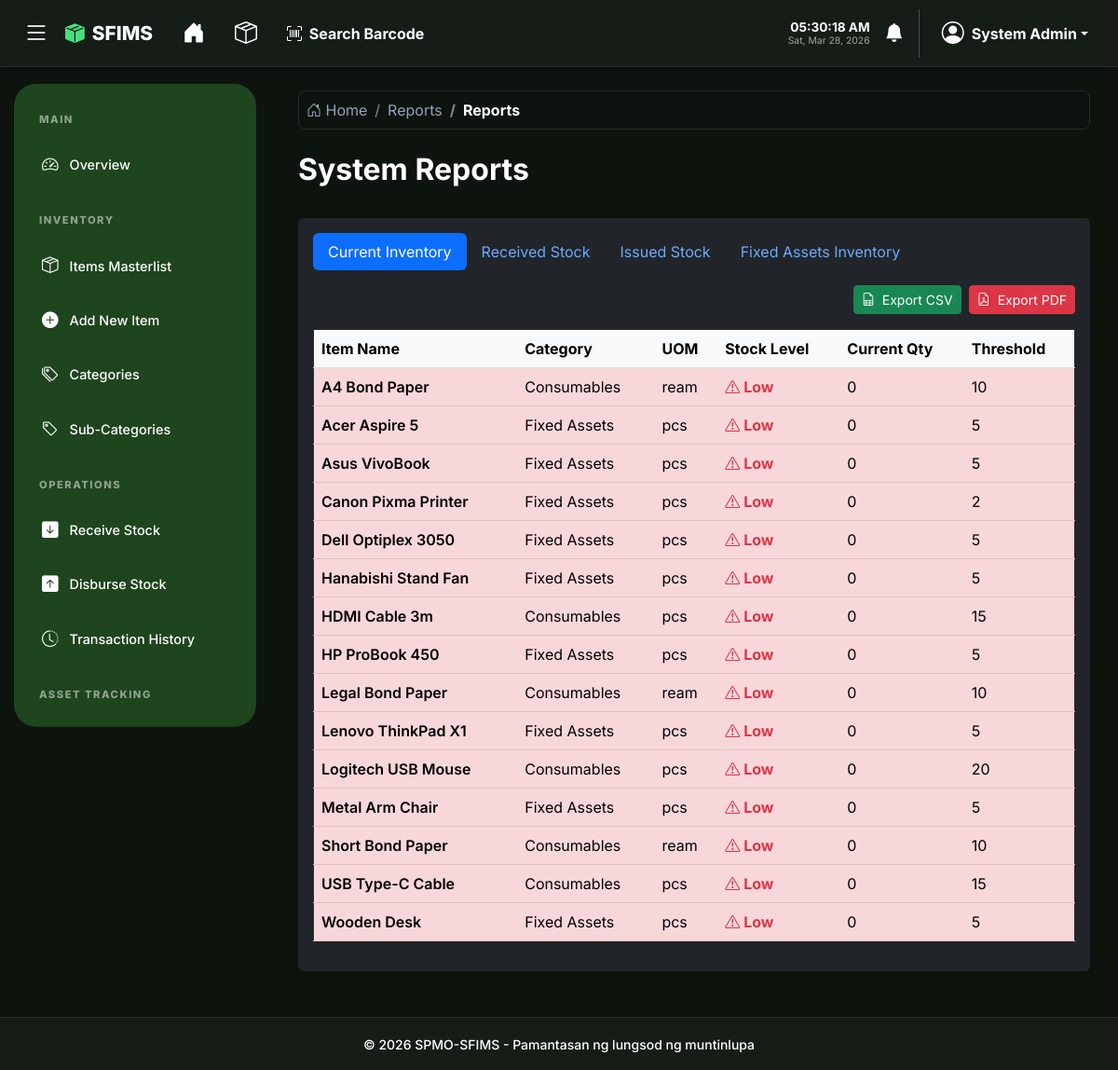
/reports/reports.php (signed in), run on the app's committed database.
### tables this page shows
CREATE TABLE IF NOT EXISTS items (
    id INT AUTO_INCREMENT PRIMARY KEY,
    name VARCHAR(255) NOT NULL,
    description TEXT,
    category_id INT,
    sub_category_id INT,
    uom VARCHAR(50) NOT NULL COMMENT 'Unit of Measure (pcs, box, etc.)',
    threshold_quantity INT DEFAULT 0,
    current_quantity INT DEFAULT 0,
    created_at TIMESTAMP DEFAULT CURRENT_TIMESTAMP,
    updated_at TIMESTAMP DEFAULT CURRENT_TIMESTAMP ON UPDATE CURRENT_TIMESTAMP,
    FOREIGN KEY (category_id) REFERENCES categories(id) ON DELETE SET NULL,
    FOREIGN KEY (sub_category_id) REFERENCES sub_categories(id) ON DELETE SET NULL
);

CREATE TABLE IF NOT EXISTS categories (
    id INT AUTO_INCREMENT PRIMARY KEY,
    name VARCHAR(100) NOT NULL UNIQUE,
    created_at TIMESTAMP DEFAULT CURRENT_TIMESTAMP
);

### config/app.php (called while the page is built, shortened)
<?php
function h($string)
{
    return htmlspecialchars($string, ENT_QUOTES, 'UTF-8');
}

### reports/reports.php (the view, shortened to what this page needs)
<?php
require_once '../config/app.php';
$db = Database::getInstance();
$type = $_GET['type'] ?? 'inventory';
$format = $_GET['format'] ?? 'html';
$data = [];
$rpt_page     = max(1, (int)($_GET['rpt_page'] ?? 1));
$rpt_per_page = 20;
$total_records = 0;
$base_sql = "";
$params = [];
$count_sql = "";
if ($type === 'inventory') {
    $base_sql = "SELECT i.*, c.name as category_name
                 FROM items i
                 LEFT JOIN categories c ON i.category_id = c.id
                 WHERE 1=1";
    $count_sql = "SELECT COUNT(*) FROM items i LEFT JOIN categories c ON i.category_id = c.id WHERE 1=1";
    $base_sql .= " ORDER BY i.name ASC";
}
if ($format === 'html' && !empty($count_sql)) {
    try {
        $count_no_order = $db->prepare($count_sql);
        $count_no_order->execute($base_params ?? $params);
        $total_records = (int)$count_no_order->fetchColumn();
    } catch (Exception $e) {
        $total_records = 0;
    }
    $rpt_total_pages = max(1, ceil($total_records / $rpt_per_page));
    $rpt_page        = min($rpt_page, $rpt_total_pages);
    $rpt_offset      = ($rpt_page - 1) * $rpt_per_page;
    $limit  = $rpt_per_page;
    $offset = $rpt_offset;
}
if ($format === 'csv' || $format === 'json_all') {
    $stmt = $db->prepare($base_sql);
    $stmt->execute($params);
    $data = $stmt->fetchAll();
} else {
    $paginated_sql = $base_sql . " LIMIT ? OFFSET ?";
    $paginated_params = array_merge($params, [$limit, $offset]);
    $stmt = $db->prepare($paginated_sql);
    $stmt->execute($paginated_params);
    $data = $stmt->fetchAll();
}
require_once '../partials/header.php';
?>
<div class="row mb-4">
    <div class="col-md-6">
        <h2 class="fw-bold">System Reports</h2>
    </div>
    <div class="col-md-6 text-end">
    </div>
</div>
<div class="card shadow-sm border-0 mb-4">
    <div class="card-body">
        <ul class="nav nav-pills mb-3">
            <li class="nav-item">
                <a class="nav-link <?php echo $type === 'inventory' ? 'active' : ''; ?>" href="?type=inventory">Current
                    Inventory</a>
            </li>
            <li class="nav-item">
                <a class="nav-link <?php echo $type === 'received' ? 'active' : ''; ?>" href="?type=received">Received
                    Stock</a>
            </li>
            <li class="nav-item">
                <a class="nav-link <?php echo $type === 'issued' ? 'active' : ''; ?>" href="?type=issued">Issued
                    Stock</a>
            </li>
            <li class="nav-item">
                <a class="nav-link <?php echo $type === 'assets' ? 'active' : ''; ?>" href="?type=assets">Fixed Assets Inventory</a>
            </li>
        </ul>
        <?php if ($type === 'inventory'): ?>
            <div class="d-flex justify-content-end gap-2 mb-3">
                <a href="?type=<?php echo $type; ?>&format=csv&<?php echo http_build_query($_GET); ?>" class="btn btn-success btn-sm"><i class="bi bi-file-earmark-spreadsheet me-1"></i> Export CSV</a>
                <button type="button" class="btn btn-danger btn-sm export-pdf-btn"><i class="bi bi-file-earmark-pdf me-1"></i> Export PDF</button>
            </div>
        <?php endif; ?>
        <div class="table-responsive">
            <table class="table table-hover align-middle border" id="reportTable">
                <thead class="table-light">
                    <?php if ($type === 'inventory'): ?>
                        <tr>
                            <th>Item Name</th>
                            <th>Category</th>
                            <th>UOM</th>
                            <th>Stock Level</th>
                            <th>Current Qty</th>
                            <th>Threshold</th>
                        </tr>
                    <?php endif; ?>
                </thead>
                <tbody>
                    <?php if ($data): ?>
                        <?php $counter = $offset + 1; foreach ($data as $row): ?>
                            <?php if ($type === 'inventory'): ?>
                                <tr
                                    class="<?php echo $row['current_quantity'] <= $row['threshold_quantity'] ? 'table-danger' : ''; ?>">
                                    <td class="fw-semibold">
                                        <?php echo h($row['name']); ?>
                                    </td>
                                    <td>
                                        <?php echo h($row['category_name']); ?>
                                    </td>
                                    <td>
                                        <?php echo h($row['uom']); ?>
                                    </td>
                                    <td>
                                        <?php if ($row['current_quantity'] <= $row['threshold_quantity']): ?>
                                            <span class="text-danger fw-bold"><i class="bi bi-exclamation-triangle"></i> Low</span>
                                        <?php else: ?>
                                            <span class="text-success">Good</span>
                                        <?php endif; ?>
                                    </td>
                                    <td>
                                        <?php echo $row['current_quantity']; ?>
                                    </td>
                                    <td>
                                        <?php echo $row['threshold_quantity']; ?>
                                    </td>
                                </tr>
                            <?php endif; ?>
                        <?php endforeach; ?>
                    <?php endif; ?>
                </tbody>
            </table>
        </div>
    </div>
</div>
<?php require_once '../partials/footer.php'; ?>

### partials/header.php (style rules this page uses)
*, *::before, *::after { transition: background-color 0.3s ease, border-color 0.3s ease, color 0.3s ease, box-shadow 0.3s ease; }
:root { --sfims-bg: #f3f7f4; --sfims-card-bg: #ffffff; --sfims-text: #1e3a1a; --sfims-border: #dce3dc; --sfims-green: #1e451e; --sfims-accent: #2d5a27; --sfims-input-bg: #ffffff; --header-dark: #ffffff; --sidebar-width: 260px; --sidebar-collapsed-width: 84px; --nav-shadow: rgba(0, 0, 0, 0.05); --sidebar-text: rgba(255, 255, 255, 0.85); --dropdown-header-text: #6c757d; }
[data-theme="dark"] { --sfims-bg: #0d140e; --sfims-card-bg: #151d16; --sfims-text: #ffffff; --sfims-border: #242f25; --sfims-green: #1e451e; --sfims-input-bg: #2a332b; --header-dark: #151d16; --nav-shadow: rgba(0, 0, 0, 0.4); --sfims-accent: #ffffff; --sidebar-text: #ffffff; --dropdown-header-text: #cbd5e1; }
body { background-color: var(--sfims-bg) !important; color: var(--sfims-text) !important; font-family: 'Inter', sans-serif; min-height: 100vh; margin: 0; display: flex; flex-direction: column; overflow-x: hidden; }
[data-theme="dark"] .text-dark, [data-theme="dark"] .text-black, [data-theme="dark"] h1, [data-theme="dark"] h2, [data-theme="dark"] h3, [data-theme="dark"] h4, [data-theme="dark"] h5, [data-theme="dark"] h6, [data-theme="dark"] .card-title, [data-theme="dark"] .modal-title, [data-theme="dark"] .nav-tabs .nav-link { color: #ffffff !important; }
[data-theme="dark"] ::placeholder { color: #64748b !important; opacity: 1 !important; }
[data-theme="dark"] .table { --bs-table-bg: transparent; --bs-table-color: var(--sfims-text); --bs-table-border-color: var(--sfims-border); color: var(--sfims-text); }
.btn-group, td.text-end, td:last-child { white-space: nowrap; }
[data-theme="dark"] .border-bottom, [data-theme="dark"] .border-top, [data-theme="dark"] .border { border-color: var(--sfims-border) !important; }
[data-theme="dark"] p, [data-theme="dark"] span, [data-theme="dark"] label { color: inherit; }

### data on the page
items: name "A4 Bond Paper", category.name "Consumables", uom "ream", shows "Low", current_quantity "0", threshold_quantity "10"
items: name "Acer Aspire 5", category.name "Fixed Assets", uom "pcs", shows "Low", current_quantity "0", threshold_quantity "5"
items: name "Asus VivoBook", category.name "Fixed Assets", uom "pcs", shows "Low", current_quantity "0", threshold_quantity "5"
items: name "Canon Pixma Printer", category.name "Fixed Assets", uom "pcs", shows "Low", current_quantity "0", threshold_quantity "2"
items: name "Dell Optiplex 3050", category.name "Fixed Assets", uom "pcs", shows "Low", current_quantity "0", threshold_quantity "5"
items: name "Hanabishi Stand Fan", category.name "Fixed Assets", uom "pcs", shows "Low", current_quantity "0", threshold_quantity "5"
items: name "HDMI Cable 3m", category.name "Consumables", uom "pcs", shows "Low", current_quantity "0", threshold_quantity "15"
items: name "HP ProBook 450", category.name "Fixed Assets", uom "pcs", shows "Low", current_quantity "0", threshold_quantity "5"
items: name "Legal Bond Paper", category.name "Consumables", uom "ream", shows "Low", current_quantity "0", threshold_quantity "10"
items: name "Lenovo ThinkPad X1", category.name "Fixed Assets", uom "pcs", shows "Low", current_quantity "0", threshold_quantity "5"
items: name "Logitech USB Mouse", category.name "Consumables", uom "pcs", shows "Low", current_quantity "0", threshold_quantity "20"
items: name "Metal Arm Chair", category.name "Fixed Assets", uom "pcs", shows "Low", current_quantity "0", threshold_quantity "5"
items: name "Short Bond Paper", category.name "Consumables", uom "ream", shows "Low", current_quantity "0", threshold_quantity "10"
items: name "USB Type-C Cable", category.name "Consumables", uom "pcs", shows "Low", current_quantity "0", threshold_quantity "15"
items: name "Wooden Desk", category.name "Fixed Assets", uom "pcs", shows "Low", current_quantity "0", threshold_quantity "5"

### other printed values
$_SESSION['full_name'] "System Admin"
$section "Reports"
$page_title_display "Reports"
